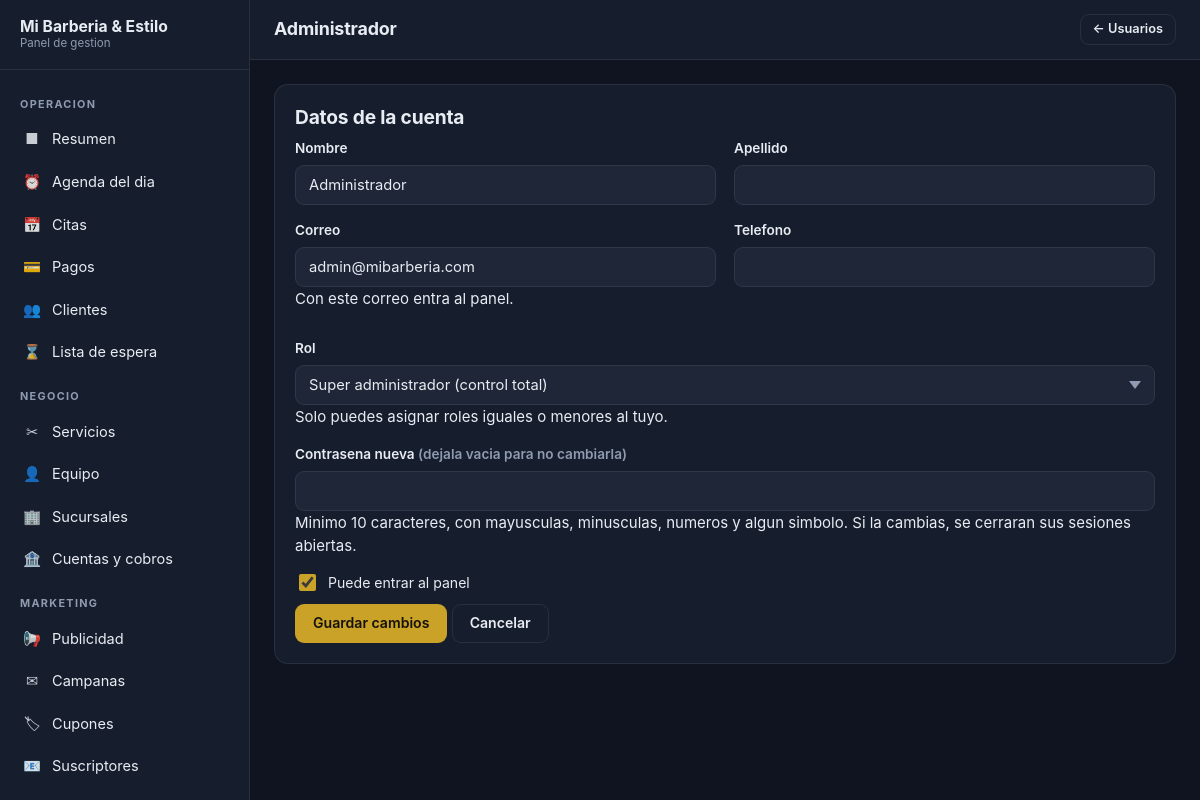
Screenshot of /panel/usuarios/1/editar (signed in) with the database file from the repository.
### tables this page shows
CREATE TABLE `users` (
  `id` bigint(20) unsigned NOT NULL AUTO_INCREMENT,
  `uuid` char(36) NOT NULL,
  `role` varchar(40) NOT NULL DEFAULT 'client',
  `first_name` varchar(80) NOT NULL,
  `last_name` varchar(80) NOT NULL DEFAULT '',
  `email` varchar(190) NOT NULL,
  `email_verified_at` datetime DEFAULT NULL,
  `phone` varchar(20) NOT NULL DEFAULT '',
  `phone_verified_at` datetime DEFAULT NULL,
  `password_hash` varchar(255) NOT NULL DEFAULT '',
  `password_changed_at` datetime DEFAULT NULL,
  `avatar_path` varchar(255) NOT NULL DEFAULT '',
  `birth_date` date DEFAULT NULL COMMENT 'Permite campanas de cumpleanos',
  `gender` varchar(20) NOT NULL DEFAULT '',
  `notes` text DEFAULT NULL COMMENT 'Notas internas del personal sobre el cliente',
  `status` enum('active','pending','blocked') NOT NULL DEFAULT 'active',
  `locale` varchar(10) NOT NULL DEFAULT 'es',
  `accepts_marketing` tinyint(1) NOT NULL DEFAULT 0,
  `accepts_email` tinyint(1) NOT NULL DEFAULT 1,
  `accepts_sms` tinyint(1) NOT NULL DEFAULT 0,
  `accepts_whatsapp` tinyint(1) NOT NULL DEFAULT 0,
  `accepts_push` tinyint(1) NOT NULL DEFAULT 1,
  `marketing_consent_at` datetime DEFAULT NULL,
  `marketing_consent_ip` varchar(45) NOT NULL DEFAULT '',
  `two_factor_enabled` tinyint(1) NOT NULL DEFAULT 0,
  `two_factor_secret` varchar(255) NOT NULL DEFAULT '' COMMENT 'Cifrado con la clave de la aplicacion',
  `two_factor_recovery` text DEFAULT NULL COMMENT 'Codigos de respaldo cifrados',
  `failed_logins` smallint(5) unsigned NOT NULL DEFAULT 0,
  `locked_until` datetime DEFAULT NULL,
  `last_login_at` datetime DEFAULT NULL,
  `last_login_ip` varchar(45) NOT NULL DEFAULT '',
  `tokens_valid_after` datetime DEFAULT NULL COMMENT 'Invalida tokens emitidos antes de esta fecha',
  `loyalty_points` int(11) NOT NULL DEFAULT 0,
  `total_visits` int(10) unsigned NOT NULL DEFAULT 0,
  `total_spent` decimal(12,2) NOT NULL DEFAULT 0.00,
  `last_visit_at` datetime DEFAULT NULL,
  `referral_code` varchar(20) NOT NULL DEFAULT '',
  `referred_by_id` bigint(20) unsigned DEFAULT NULL,
  `source` varchar(40) NOT NULL DEFAULT 'web' COMMENT 'web, app, panel, importacion',
  `created_at` datetime NOT NULL,
  `updated_at` datetime NOT NULL,
  `deleted_at` datetime DEFAULT NULL,
  `anonymized_at` datetime DEFAULT NULL COMMENT 'Marca de derecho al olvido aplicado',
  PRIMARY KEY (`id`),
  UNIQUE KEY `uq_users_email` (`email`),
  UNIQUE KEY `uq_users_uuid` (`uuid`),
  KEY `idx_users_role_status` (`role`,`status`),
  KEY `idx_users_phone` (`phone`),
  KEY `idx_users_deleted` (`deleted_at`),
  KEY `idx_users_marketing` (`accepts_marketing`,`status`),
  KEY `idx_users_referral` (`referral_code`),
  KEY `fk_users_referrer` (`referred_by_id`),
  CONSTRAINT `fk_users_referrer` FOREIGN KEY (`referred_by_id`) REFERENCES `users` (`id`) ON DELETE SET NULL
);

### app/Views/admin/users/form.php (the view, shortened to what the rows shown need)
<?php
$esNuevo = $user === null;
$accion = $esNuevo ? '/panel/usuarios' : '/panel/usuarios/' . (int) $user['id'];
?>
<?php View::start('title'); ?><?= $esNuevo ? 'Nuevo usuario' : e((string) $user['first_name']) ?><?php View::stop(); ?>
<?php if ($roles === []): ?>
    <div class="help-box">
        Tu rol no permite crear ni cambiar usuarios del panel.
    </div>
<?php else: ?>
    <form method="post" action="<?= e(url($accion)) ?>">
        <div class="card">
            <h2>Datos de la cuenta</h2>
            <div class="grid grid--2">
                <div class="field">
                    <label for="first_name">Nombre</label>
                    <input type="text" id="first_name" name="first_name" required maxlength="80"
                           value="<?= e(old('first_name', $user['first_name'] ?? '')) ?>">
                </div>
                <div class="field">
                    <label for="last_name">Apellido</label>
                    <input type="text" id="last_name" name="last_name" maxlength="80"
                           value="<?= e(old('last_name', $user['last_name'] ?? '')) ?>">
                </div>
            </div>
            <div class="grid grid--2">
                <div class="field">
                    <label for="email">Correo</label>
                    <input type="email" id="email" name="email" required maxlength="190"
                           value="<?= e(old('email', $user['email'] ?? '')) ?>">
                    <p class="field__help">Con este correo entra al panel.</p>
                </div>
                <div class="field">
                    <label for="phone">Telefono</label>
                    <input type="text" id="phone" name="phone" maxlength="20"
                           value="<?= e(old('phone', $user['phone'] ?? '')) ?>">
                </div>
            </div>
            <div class="field">
                <label for="role">Rol</label>
                <select id="role" name="role" required>
                    <?php $rolActual = (string) old('role', $user['role'] ?? 'manager'); ?>
                    <?php foreach ($roles as $clave => $texto): ?>
                        <option value="<?= e($clave) ?>" <?= $rolActual === $clave ? 'selected' : '' ?>>
                            <?= e($texto) ?>
                        </option>
                    <?php endforeach; ?>
                </select>
                <p class="field__help">Solo puedes asignar roles iguales o menores al tuyo.</p>
            </div>
            <div class="field">
                <label for="password">
                    <?= $esNuevo ? 'Contrasena' : 'Contrasena nueva' ?>
                    <?= $esNuevo ? '' : '<span class="text-muted">(dejala vacia para no cambiarla)</span>' ?>
                </label>
                <input type="password" id="password" name="password" autocomplete="new-password"
                       <?= $esNuevo ? 'required' : '' ?>>
                <p class="field__help">
                    Minimo 10 caracteres, con mayusculas, minusculas, numeros y algun simbolo.
                    <?= $esNuevo ? '' : 'Si la cambias, se cerraran sus sesiones abiertas.' ?>
                </p>
            </div>
            <label class="checkbox">
                <input type="checkbox" name="is_active" value="1"
                    <?= old('is_active', ($user['status'] ?? 'active') === 'active') ? 'checked' : '' ?>>
                <span>Puede entrar al panel</span>
            </label>
            <div class="form-actions">
                <button type="submit" class="btn btn--primary">
                    <?= $esNuevo ? 'Crear usuario' : 'Guardar cambios' ?>
                </button>
                <a class="btn btn--ghost" href="<?= e(url('/panel/usuarios')) ?>">Cancelar</a>
            </div>
        </div>
    </form>
<?php endif; ?>

### rows the page displays
users: first_name "Administrador", email "admin@mibarberia.com", role "Super administrador (control total)", status "☑"

### other values shown
str_limit($businessName, 22) "Mi Barberia & Estilo"
$groupLabel "OPERACION"
$item['icon'] "■"
$item['label'] "Resumen"
$item['icon'] "⏰"
$item['label'] "Agenda del dia"
$item['icon'] "📅"
$item['label'] "Citas"
$item['icon'] "💳"
$item['label'] "Pagos"
$item['icon'] "👥"
$item['label'] "Clientes"
$item['icon'] "⌛"
$item['label'] "Lista de espera"
$groupLabel "NEGOCIO"
